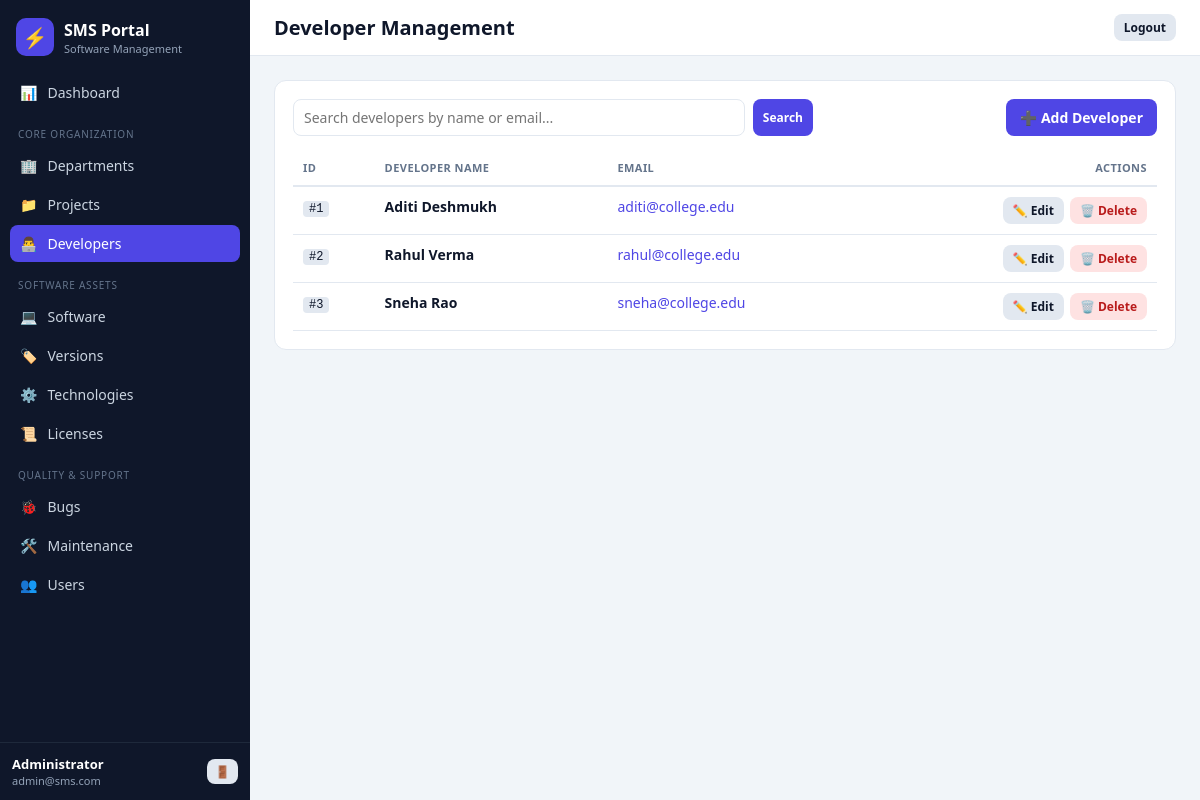
/developers (signed in), run on the app's committed database.
### tables this page shows
CREATE TABLE DEVELOPER (
  Developer_ID INTEGER PRIMARY KEY AUTOINCREMENT,
  Developer_Name TEXT NOT NULL,
  Email TEXT NOT NULL UNIQUE
);

### app.py (the view)
@app.route('/developers')
def developers():
    s = search_arg()
    w, a = like(s, ['Developer_Name', 'Email'])
    return render_template('developers.html', search=s,
                           developers=q('SELECT * FROM DEVELOPER' + w + ' ORDER BY Developer_ID', a))

### app.py (called while the page is built)
def db():
    if 'db' not in g:
        g.db = sqlite3.connect(DB_PATH)
        g.db.row_factory = sqlite3.Row
        g.db.execute('PRAGMA foreign_keys = ON')
    return g.db

def q(sql, args=()):
    return [dict(r) for r in db().execute(sql, args).fetchall()]

def like(search, cols):
    if not search:
        return '', []
    return ' WHERE ' + ' OR '.join(f'{c} LIKE ?' for c in cols), [f'%{search}%'] * len(cols)

@app.before_request
def guard():
    if request.endpoint in (None, 'static', 'login', 'register'):
        return
    if 'user_id' not in session:
        return redirect(url_for('login'))

@app.context_processor
def inject_user():
    return {'logged_user_name': session.get('user_name', ''),
            'logged_user_email': session.get('user_email', '')}

def search_arg():
    return request.args.get('search', '').strip()

### templates/developers.html (shortened to what this page needs)
{% extends "base.html" %}
{% block page_heading %}Developer Management{% endblock %}
{% block content %}
<div class="card">
  <div class="toolbar-actions">
    <form action="{{ url_for('developers') }}" method="GET" class="search-form">
      <input type="text" name="search" class="form-control" placeholder="Search developers by name or email..." value="{{ search }}">
      <button type="submit" class="btn btn-primary btn-sm">Search</button>
    </form>
    <button type="button" class="btn btn-primary" onclick="openModal('addDeveloperModal')">➕ Add Developer</button>
  </div>
  <div class="table-responsive">
    <table class="data-table">
      <thead>
        <tr>
          <th>ID</th>
          <th>Developer Name</th>
          <th>Email</th>
          <th style="text-align: right;">Actions</th>
        </tr>
      </thead>
      <tbody>
        {% if developers %}
          {% for d in developers %}
            <tr>
              <td><code>#{{ d.Developer_ID }}</code></td>
              <td><strong>{{ d.Developer_Name }}</strong></td>
              <td><a href="mailto:{{ d.Email }}" style="color: var(--primary);">{{ d.Email }}</a></td>
              <td style="text-align: right;">
                <div class="action-buttons" style="justify-content: flex-end;">
                  <button type="button" class="btn btn-secondary btn-sm"
                          onclick="populateEditDeveloper({{ d.Developer_ID }}, '{{ d.Developer_Name | replace('\'', '\\\'') }}', '{{ d.Email | replace('\'', '\\\'') }}')">
                    ✏️ Edit
                  </button>
                  <form action="{{ url_for('delete_developer', id=d.Developer_ID) }}" method="POST" style="display: inline;"
                        onsubmit="return confirmDelete('Developer', '{{ d.Developer_Name | replace('\'', '\\\'') }}');">
                    <button type="submit" class="btn btn-danger btn-sm">🗑️ Delete</button>
                  </form>
                </div>
              </td>
            </tr>
          {% endfor %}
        {% else %}
          <tr><td colspan="4" class="empty-state">No developers found. Click "Add Developer" to create one.</td></tr>
        {% endif %}
      </tbody>
    </table>
  </div>
</div>
{% endblock %}

### static/css/style.css (style rules this page uses)
:root { --primary:#4f46e5;--primary-d:#4338ca;--bg:#f1f5f9;--card:#fff;--text-main:#0f172a;--text-muted:#64748b;--border-color:#e2e8f0;--sidebar:#0f172a;--radius:12px;--radius-sm:8px }
* { box-sizing:border-box }
body { margin:0;font-family:system-ui,-apple-system,"Segoe UI",Roboto,sans-serif;font-size:14px;background:var(--bg);color:var(--text-main) }
a { text-decoration:none }
code { background:#e2e8f0;padding:1px 6px;border-radius:4px;font-size:12px }
.card { background:var(--card);border:1px solid var(--border-color);border-radius:var(--radius);padding:18px;margin-bottom:18px }
.toolbar-actions { display:flex;justify-content:space-between;gap:12px;margin-bottom:14px;flex-wrap:wrap }
.search-form { display:flex;gap:8px;flex:1;max-width:520px }
.form-control { width:100%;padding:8px 10px;border:1px solid var(--border-color);border-radius:var(--radius-sm);font:inherit;background:#fff;color:var(--text-main) }
.btn { display:inline-flex;align-items:center;gap:6px;padding:8px 14px;border:0;border-radius:var(--radius-sm);font:inherit;font-weight:600;cursor:pointer;white-space:nowrap }
.btn-primary { background:var(--primary);color:#fff }
.btn-secondary { background:#e2e8f0;color:#0f172a }
.btn-danger { background:#fee2e2;color:#b91c1c }
.btn-sm { padding:5px 10px;font-size:12px }
.action-buttons { display:flex;gap:6px }
.table-responsive { overflow-x:auto }
.data-table { width:100%;border-collapse:collapse }
.data-table th { text-align:left;font-size:11px;text-transform:uppercase;letter-spacing:.04em;color:var(--text-muted);padding:10px;border-bottom:2px solid var(--border-color);white-space:nowrap }
.data-table td { padding:10px;border-bottom:1px solid var(--border-color);vertical-align:top }

### data on the page
DEVELOPER: Developer_ID "1", Developer_Name "Aditi Deshmukh", Email "aditi@college.edu"
DEVELOPER: Developer_ID "2", Developer_Name "Rahul Verma", Email "rahul@college.edu"
DEVELOPER: Developer_ID "3", Developer_Name "Sneha Rao", Email "sneha@college.edu"

### other printed values
{{ logged_user_name }} "Administrator"
{{ logged_user_email }} "admin@sms.com"
